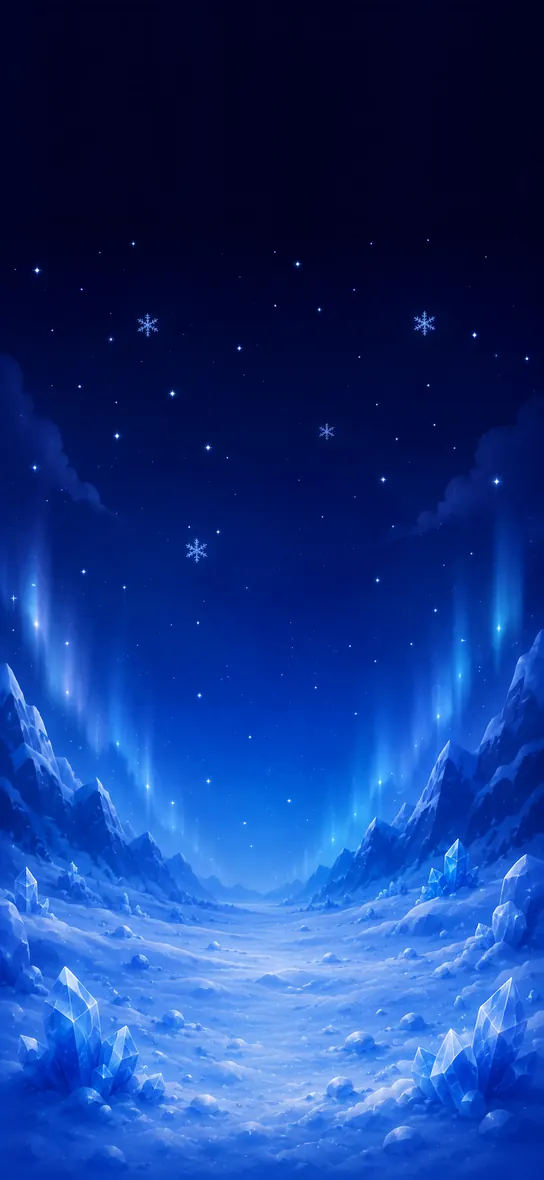
#> input picture opbricks/img/bg-auth.webp, 544 x 1180 px, found by its file name; its folder holds 4 pictures in this run
$ python make-bg.py
#> lines starting #> are read from the running program, lines starting #| are printed output that depends on the picture
# 배경 넓은판 굽기: img/bg-*.webp(9:19.5 한 장) → img/bg-*-wide.webp(가로 5칸)
#
#   python3 make-bg.py [블러세기]      기본 14 (숫자가 클수록 양옆이 흐려짐)
#
# 가운데 1칸이 게임 틀과 정확히 겹치고, 좌우는 거울상을 이어붙여 이음매를 없앤다.
# 틀 밖은 시선을 안 뺏게 살짝 흐리고 어둡게 하되, 무슨 그림인지는 보이게 둔다.
# (블러를 칸마다 다르게 주면 칸 경계에 단차가 생기므로, 흐린 판을 통째로 만들어
#  가운데 0 → 바깥 1 로 이어지는 마스크로 섞는다.)
import sys, os
from PIL import Image, ImageFilter, ImageEnhance

BLUR = float(sys.argv[1]) if len(sys.argv) > 1 else 14.0
DIM  = 0.86                      # 바깥칸 밝기
TILES = 5                        # index.html 의 AMBIENT_TILES 와 같아야 한다
IMG = os.path.join(os.path.dirname(__file__), '..', 'public', 'img')

for name in ('bg-auth', 'bg-lobby', 'bg-game', 'bg-play'):
    src = Image.open(os.path.join(IMG, name + '.webp')).convert('RGB')
#> src is the input picture: PIL image 544x1180 RGB; mean R, G, B 20.8, 55.3, 134.1
    w, h = src.size
#> w = 544; h = 1180
    flip = src.transpose(Image.FLIP_LEFT_RIGHT)
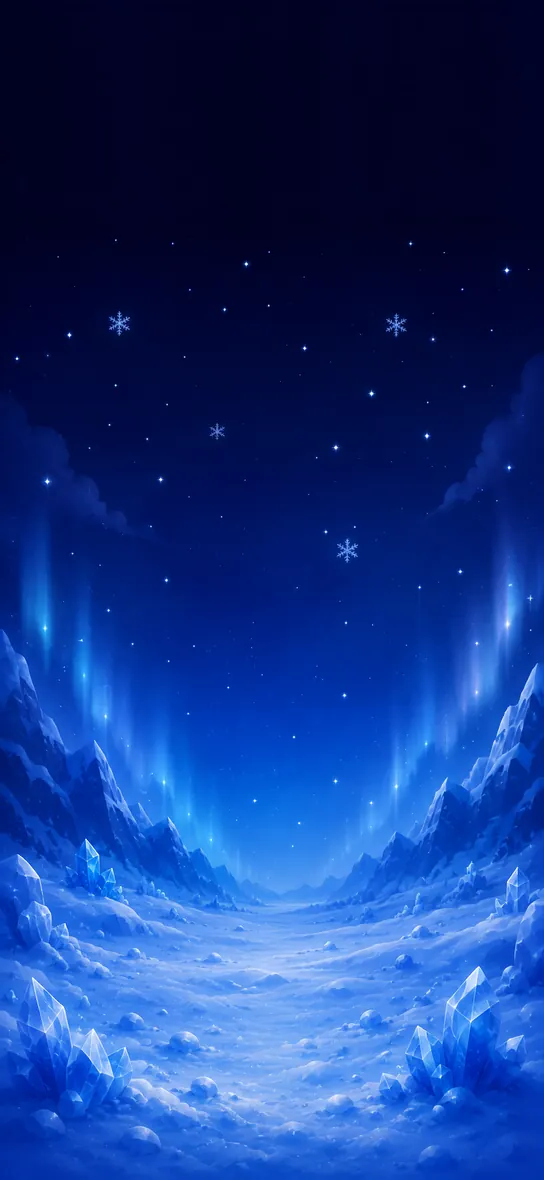
#> flip: PIL image 544x1180 RGB; mean R, G, B 20.8, 55.3, 134.1

    strip = Image.new('RGB', (w * TILES, h))
#> strip: PIL image 2720x1180 RGB; every value is 0
    for i in range(TILES):                       # 가운데 기준 좌우 번갈아 뒤집기
        strip.paste(src if (i - TILES // 2) % 2 == 0 else flip, (i * w, 0))
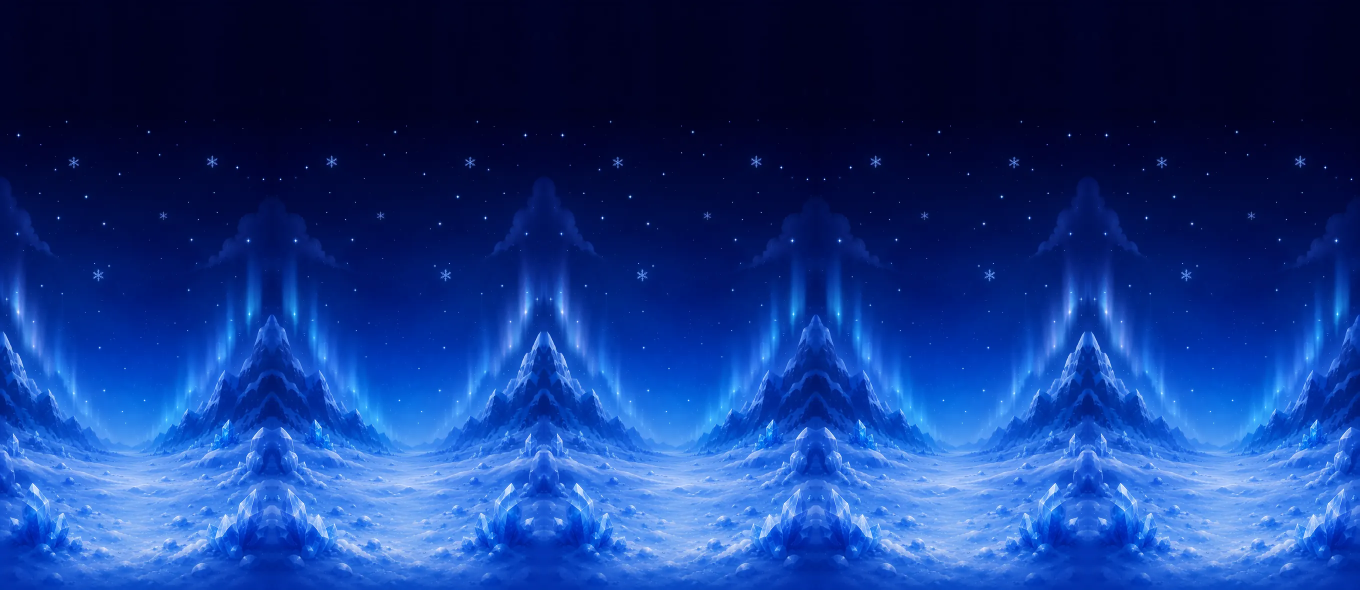
#> strip: PIL image 2720x1180 RGB (shown at 1/2 size); mean R, G, B 20.8, 55.3, 134.1

    soft = strip.filter(ImageFilter.GaussianBlur(BLUR))
    soft = ImageEnhance.Brightness(soft).enhance(DIM)
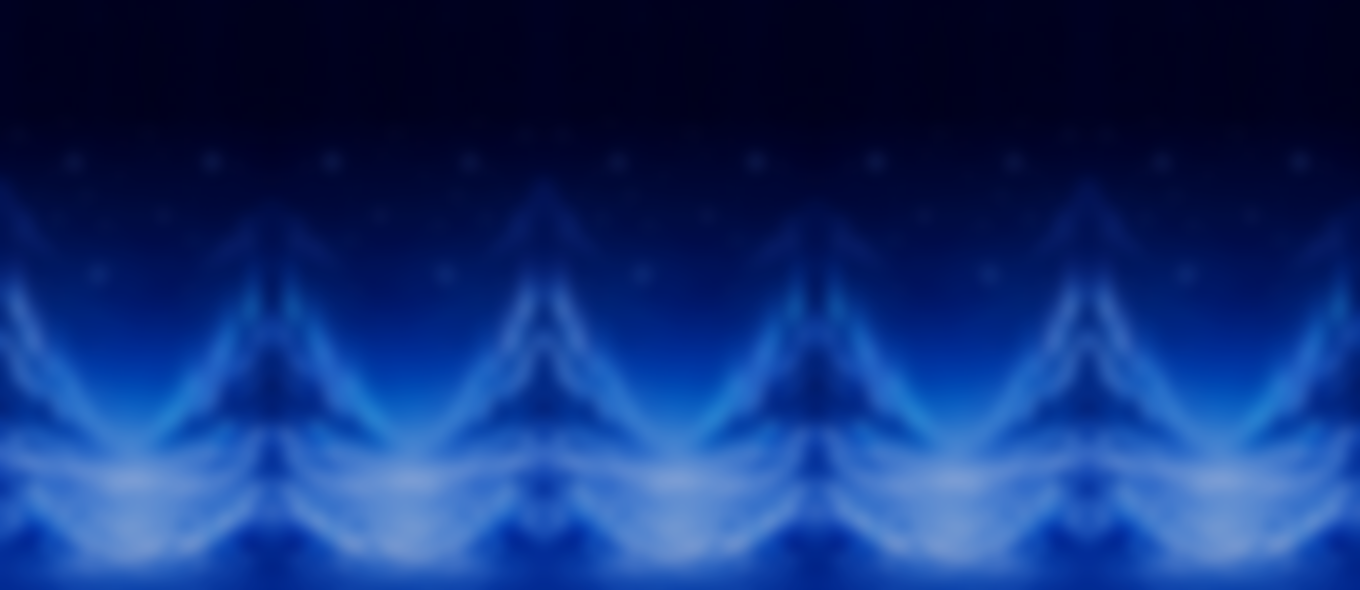
#> soft: PIL image 2720x1180 RGB (shown at 1/2 size); mean R, G, B 17.3, 47, 114.8

    # 가운데 칸은 원본 그대로, 바깥으로 갈수록 흐린 판이 드러난다
    mask = Image.new('L', (w * TILES, 1))
    half = w * TILES / 2
#> half = 1360
    px = mask.load()
    for x in range(w * TILES):
        d = abs(x - half) / (w / 2)              # 가운데 칸 가장자리에서 1.0
        t = min(max((d - 0.9) / 0.8, 0.0), 1.0)  # 칸 경계 조금 앞에서부터 서서히
        px[x, 0] = int(round(255 * t * t * (3 - 2 * t)))
    mask = mask.resize((w * TILES, h))
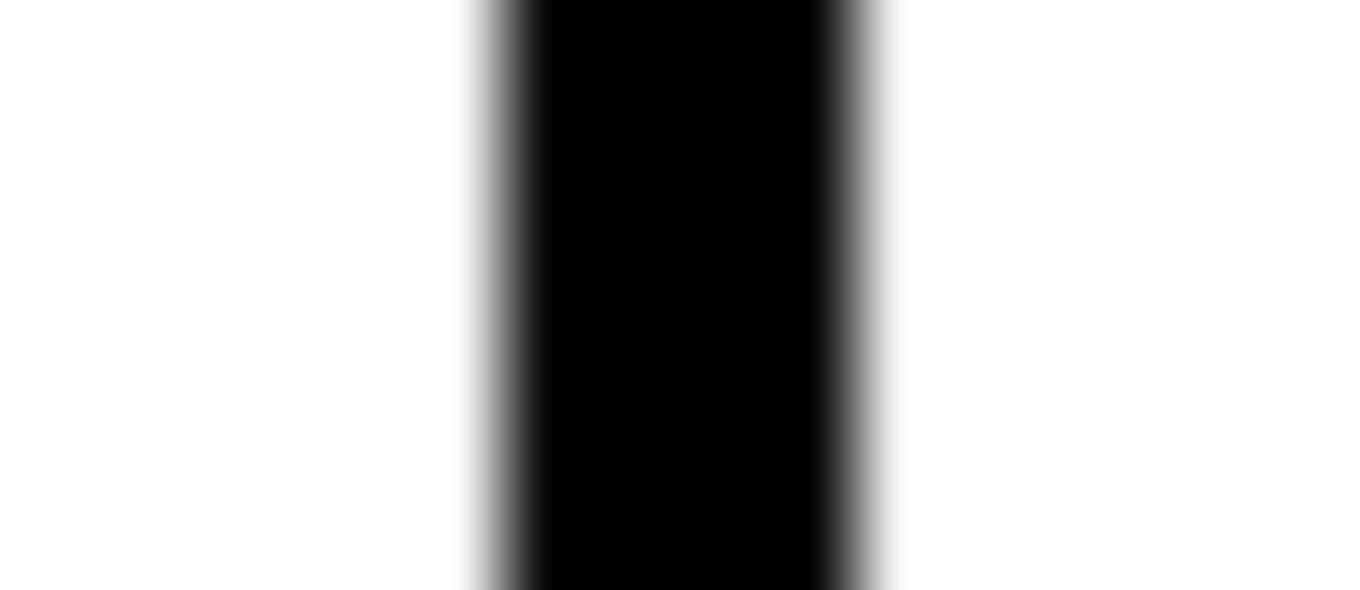
#> mask: PIL image 2720x1180 L (shown at 1/2 size); min 0, max 255, mean 188.7

    out = Image.composite(soft, strip, mask)
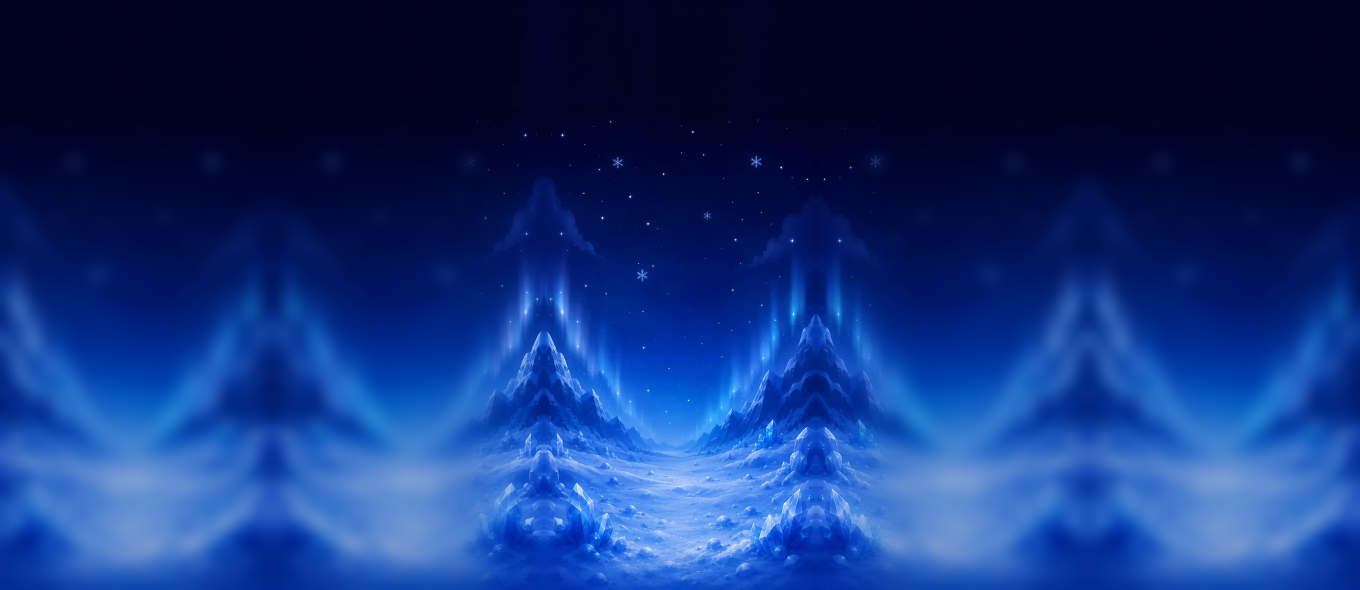
#> out: PIL image 2720x1180 RGB (shown at 1/2 size); mean R, G, B 18.2, 49.1, 119.8
    dst = os.path.join(IMG, name + '-wide.webp')
    out.save(dst, 'WEBP', quality=82, method=6)
    print(dst, out.size, os.path.getsize(dst) // 1024, 'KB')
#| tools/../public/img/bg-auth-wide.webp (2720, 1180) 64 KB
#> (the run stopped early here; a loop or call above may not have finished)
